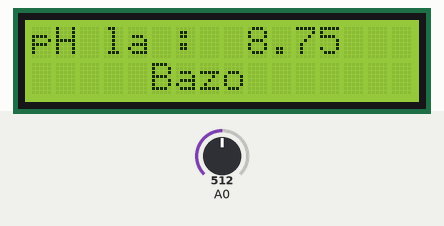
A sketch run on a simulated ESP8266 (NodeMCU). On the bench: 16×2 character LCD. The inputs (shaded band) are chosen by the test bench; at power-on: A0 = 512. WiFi joins after 1.5 s; servers stay silent unless stated.

Above: at 3.0 s.
3.1 s: A0 set to 427
At 5.3 s:
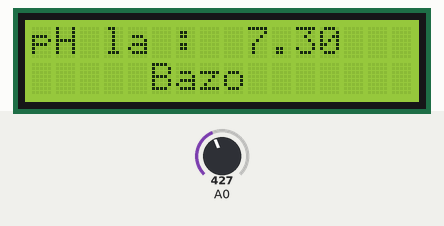
5.7 s: A0 set to 400
At 7.2 s:
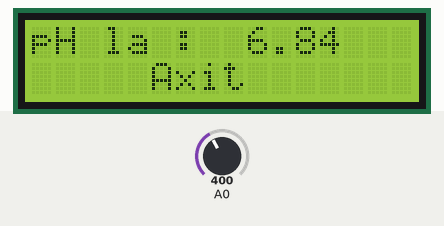
7.9 s: A0 set to 306
At 9.0 s:
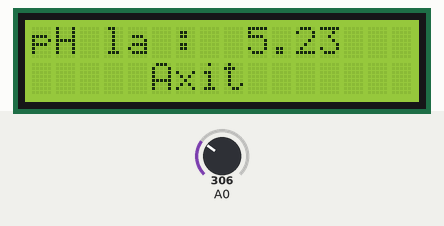
Timing chart, 0 to 10.9 s (numbered marks = the images above; inputs shaded):
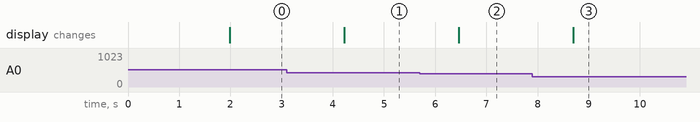

Measured:
- the behaviour switches between 410 and 409 on A0 (found by bisection; images 1 and 2)
- after the input at 3.1 s, the display: changes after 1.1 s (image 1)
- after the input at 5.7 s, the display: changes after 0.76 s (image 2)
- after the input at 7.9 s, the display: changes after 0.80 s (image 3)

The sketch:

pH_meter.ino
```cpp
#include <ESP8266WiFi.h>
#include <BlynkSimpleEsp8266.h>
#include <LiquidCrystal_I2C.h>
// Set the LCD address to 0x27 for a 16 chars and 2 line display
LiquidCrystal_I2C lcd(0x27, 16, 2);

#define SensorPin 0          //pH meter Analog output to Arduino Analog Input 0
unsigned long int avgValue;  //Store the average value of the sensor feedback
float b, phValue;
int buf[10],temp;

// You should get Auth Token in the Blynk App.
// Go to the Project Settings (nut icon).
char auth[] = "fc8fc345dec94b3bb01156d2e397981a";   // you can change auth (Auth Token) to connect to your Blynk

// Your WiFi credentials.
// Set password to "" for open networks.
char ssid[] = "UIT Public";
char pass[] = "";

void setup()
{
  // Debug console
  Serial.begin(9600);
  lcd.begin(5, 4);   // ESP8266 I2C with pin 5-SDA 4-SCL
  Blynk.begin(auth, ssid, pass);
}

void loop()
{
  Blynk.run();
  LCD_display(Read_pH());
  Blynk.virtualWrite(2, phValue);
  delay(1000);
}

float Read_pH(){
  for(int i=0;i<10;i++)       //Get 10 sample value from the sensor for smooth the value
  {
    buf[i]=analogRead(SensorPin);
    delay(10);
  }
  for(int i=0;i<9;i++)        //sort the analog from small to large
  {
    for(int j=i+1;j<10;j++)
    {
      if(buf[i]>buf[j])
      {
        temp=buf[i];
        buf[i]=buf[j];
        buf[j]=temp;
      }
    }
  }
  avgValue=0;
  for(int i=2;i<8;i++)                      //take the average value of 6 center sample
  avgValue+=buf[i];
  phValue=(float)avgValue*5.0/1024/6; //convert the analog into millivolt
  phValue=3.5*phValue;                      //convert the millivolt into pH value
  return phValue;
}

void LCD_display(float t){
  lcd.setCursor(0,0);
  lcd.print("pH la : ");
  lcd.setCursor(9,0);
  lcd.print(t);
  if (t == 7) {
    lcd.setCursor(2, 1);
    lcd.print("Trung tinh");
  }
  else {
    if (t > 7) {
      lcd.setCursor(5, 1);
      lcd.print("Bazo");
    }
    else {
      lcd.setCursor(5, 1);
      lcd.print("Axit");
    }
  }
}
```
